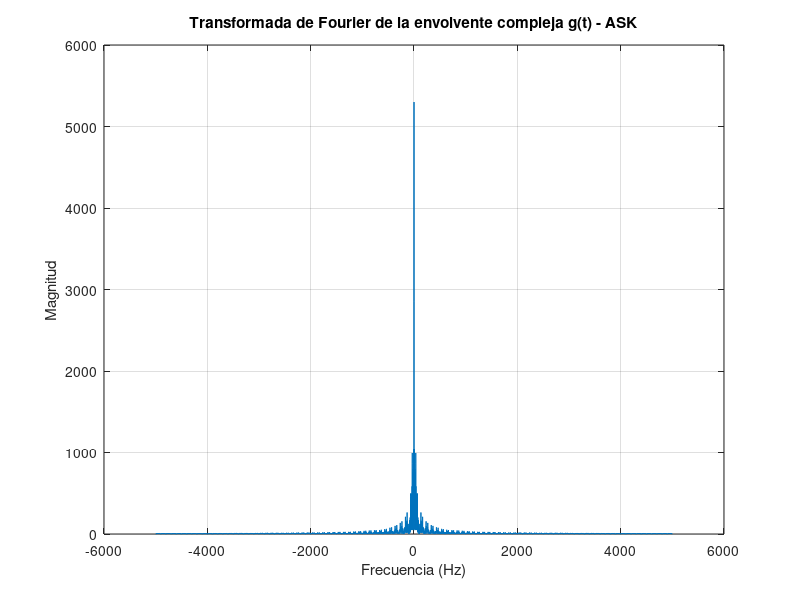

Here is the MATLAB script that generated this plot:
clear; clc; close all;

A = 1;
Rs = 100;
T = 1 / Rs;
Fs = 10000;
Tb = T;
N = 100;
t = 0:1/Fs:N*Tb - 1/Fs;

bits = randi([0 1], 1, N);

a_t = repelem(bits, Fs*Tb) * A;

nfft = 2^nextpow2(length(a_t));
A_f = fftshift(abs(fft(a_t, nfft)));

f = linspace(-Fs/2, Fs/2, nfft);

figure;
plot(f, A_f);
xlabel('Frecuencia (Hz)');
ylabel('Magnitud');
title('Transformada de Fourier de la envolvente compleja g(t) - ASK');
grid on;
